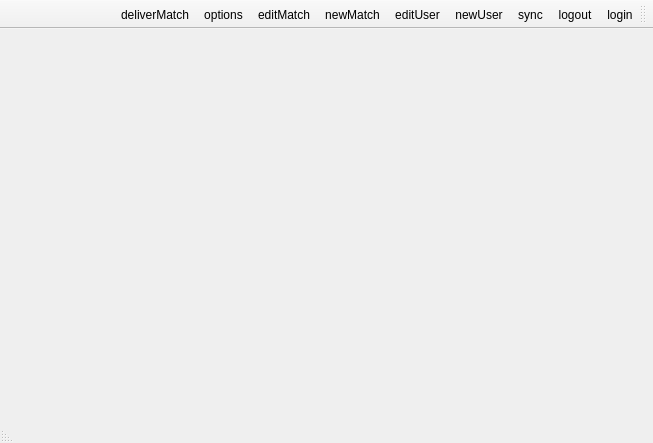
<?xml version="1.0" encoding="UTF-8"?>
<ui version="4.0">
 <class>MainWindow</class>
 <widget class="QMainWindow" name="MainWindow">
  <property name="geometry">
   <rect>
    <x>0</x>
    <y>0</y>
    <width>653</width>
    <height>443</height>
   </rect>
  </property>
  <property name="windowTitle">
   <string>Reghaabat</string>
  </property>
  <property name="layoutDirection">
   <enum>Qt::RightToLeft</enum>
  </property>
  <widget class="QWidget" name="centralWidget">
   <layout class="QVBoxLayout" name="verticalLayout_2">
    <property name="spacing">
     <number>6</number>
    </property>
    <property name="margin">
     <number>0</number>
    </property>
    <item>
     <widget class="QWidget" name="container" native="true"/>
    </item>
   </layout>
  </widget>
  <widget class="QMenuBar" name="menuBar">
   <property name="geometry">
    <rect>
     <x>0</x>
     <y>0</y>
     <width>653</width>
     <height>21</height>
    </rect>
   </property>
  </widget>
  <widget class="QToolBar" name="mainToolBar">
   <attribute name="toolBarArea">
    <enum>TopToolBarArea</enum>
   </attribute>
   <attribute name="toolBarBreak">
    <bool>false</bool>
   </attribute>
   <addaction name="actionLogin"/>
   <addaction name="actionLogout"/>
   <addaction name="actionSync"/>
   <addaction name="actionNewUser"/>
   <addaction name="actionEditUser"/>
   <addaction name="actionNewMatch"/>
   <addaction name="actionEditMatch"/>
   <addaction name="actionOptions"/>
   <addaction name="actionDeliverMatch"/>
  </widget>
  <widget class="QStatusBar" name="statusBar">
   <property name="font">
    <font>
     <pointsize>8</pointsize>
    </font>
   </property>
  </widget>
  <action name="actionSync">
   <property name="text">
    <string>sync</string>
   </property>
   <property name="shortcut">
    <string>Ctrl+S</string>
   </property>
  </action>
  <action name="actionLogin">
   <property name="text">
    <string>login</string>
   </property>
  </action>
  <action name="actionLogout">
   <property name="text">
    <string>logout</string>
   </property>
  </action>
  <action name="actionNewUser">
   <property name="text">
    <string>newUser</string>
   </property>
  </action>
  <action name="actionNewMatch">
   <property name="text">
    <string>newMatch</string>
   </property>
  </action>
  <action name="actionOptions">
   <property name="text">
    <string>options</string>
   </property>
  </action>
  <action name="actionDeliverMatch">
   <property name="text">
    <string>deliverMatch</string>
   </property>
  </action>
  <action name="actionEditUser">
   <property name="text">
    <string>editUser</string>
   </property>
  </action>
  <action name="actionEditMatch">
   <property name="text">
    <string>editMatch</string>
   </property>
  </action>
 </widget>
 <layoutdefault spacing="6" margin="11"/>
 <resources/>
 <connections/>
</ui>
